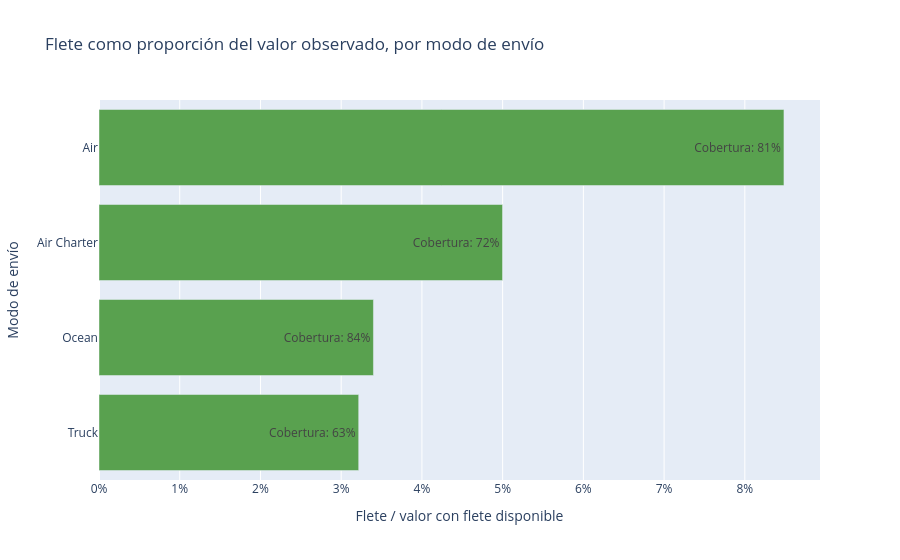

Notebook source saved alongside this figure:
### Code cell
# ¿Qué modos tienen suficiente cobertura de costo para comparar el flete sobre el valor observado?

px.bar(
    freight_by_mode.sort_values("flete_sobre_valor_observado"),
    x="flete_sobre_valor_observado",
    y="Shipment Mode",
    orientation="h",
    text="cobertura_valor_con_flete",
    title="Flete como proporción del valor observado, por modo de envío",
    labels={
        "flete_sobre_valor_observado": "Flete / valor con flete disponible",
        "Shipment Mode": "Modo de envío",
        "cobertura_valor_con_flete": "Cobertura",
    },
    color_discrete_sequence=["#59a14f"],
).update_xaxes(tickformat=".0%").update_traces(texttemplate="Cobertura: %{text:.0%}")

### Figure 1 — Plotly figure (JSON) as saved in the notebook; plotly's stock layout.template omitted (floating-point values rounded to 4 significant figures)
{"data": [{"hovertemplate": "Flete / valor con flete disponible=%{x}<br>Modo de envío=%{y}<br>Cobertura=%{text}<extra></extra>", "legendgroup": "", "marker": {"color": "#59a14f", "pattern": {"shape": ""}}, "name": "", "orientation": "h", "showlegend": false, "text": [0.628, 0.8371, 0.7138, 0.7248, 0.8087], "textposition": "auto", "texttemplate": "Cobertura: %{text:.0%}", "type": "bar", "x": [0.03217, 0.034, 0.04848, 0.04999, 0.08485], "xaxis": "x", "y": ["Truck", "Ocean", null, "Air Charter", "Air"], "yaxis": "y"}], "layout": {"barmode": "relative", "legend": {"tracegroupgap": 0}, "title": {"text": "Flete como proporción del valor observado, por modo de envío"}, "xaxis": {"anchor": "y", "domain": [0, 1], "tickformat": ".0%", "title": {"text": "Flete / valor con flete disponible"}}, "yaxis": {"anchor": "x", "domain": [0, 1], "title": {"text": "Modo de envío"}}}}
